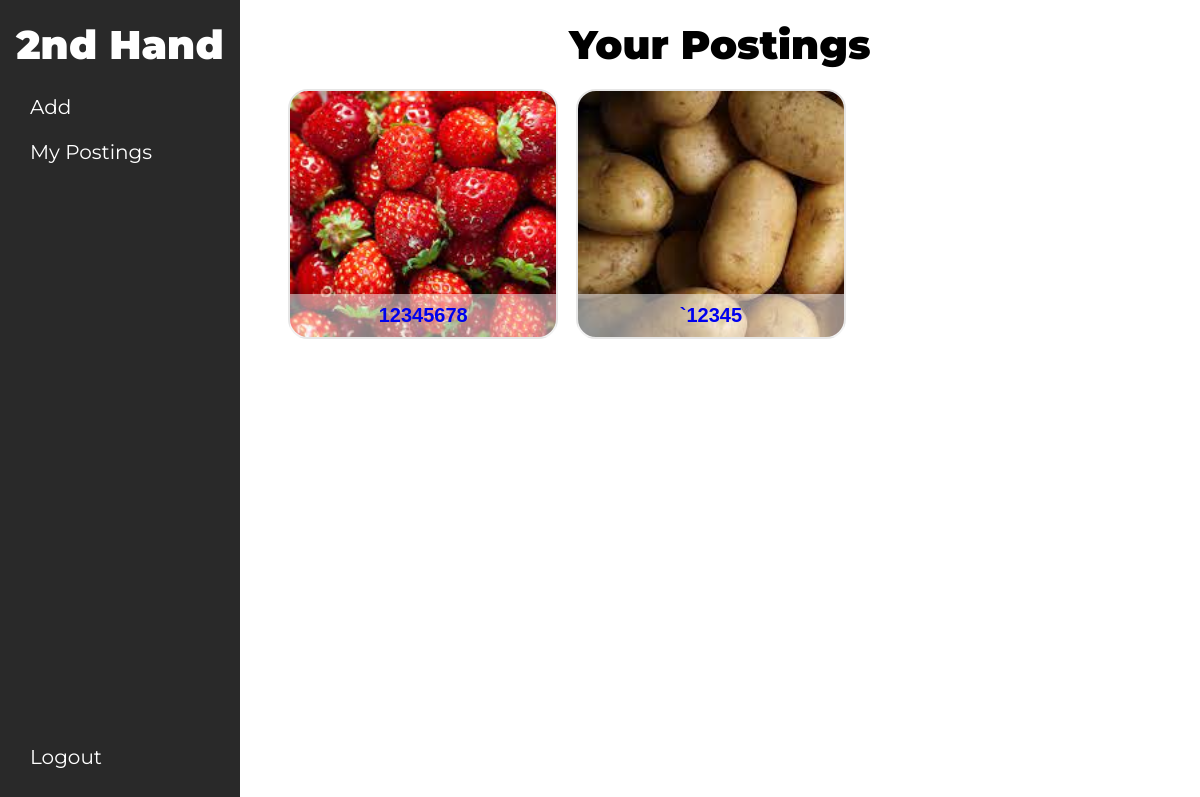
/mypostings (signed in), run on an earlier commit of the app's database.
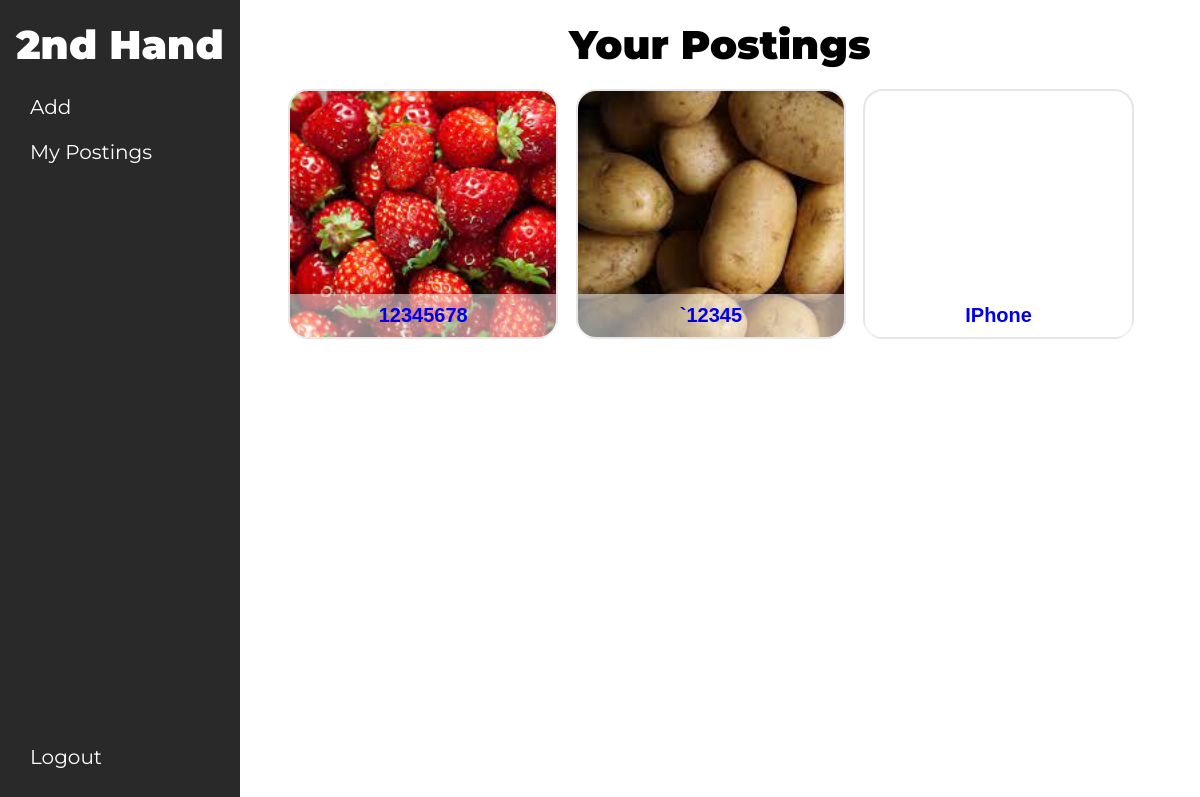
And on a later commit of the database.
### app/models.py (models this page shows)
class Item(models.Model):
    condition_choices = [
        ("Brand New", "Brand New"),
        ("Open Box", "Open Box"),
        ("Used", "Used"),
        ("Not Working", "Not Working"),
        ]
    poster = models.CharField(max_length=265,)
    code = models.CharField(max_length=12)
    status = models.BooleanField(default=True)
    title = models.CharField(max_length=265)
    condition = models.CharField(max_length=128, choices=condition_choices)
    location = models.CharField(max_length=128)
    description = models.CharField(max_length=2048)
    def __str__(self):
        return f"{self.code} : {self.status} : {self.title}"

class Image(models.Model):
    code = models.CharField(max_length=12, default="empty")
    image = models.ImageField(null=True, blank=True)
    def __str__(self):
        return f"{self.code}"

### app/views.py (the view)
# urls.py: path("mypostings", views.mypostings, name="mypostings"),
def mypostings(request):
	username = request.session["username"]
	itemdb = Item.objects.filter(status=True, poster=username)
	codes = []
	items = []
	for item in itemdb:
		if item.code not in items:
			items.append(item)
		else:
			pass
	db = []
	for item in itemdb:
		code = item.code
		img = Image.objects.filter(code=code).first()
		db.append([item, img])
	print(db)
	images = Image.objects.values("code").distinct()
	n = range(len(items))
	imgdb = Image.objects.all()
	print(imgdb)
	return render(request, "mypostings.HTML", {
		"items":items, "images":images, "n":n, "imgdb":imgdb, "db":db
		})

### app/templates/mypostings.html (shortened to what this page needs)
<!DOCTYPE html>
<html>
<head>
	<link rel="stylesheet" href="../static/style.css">
</head>
<body>
	<nav class="sidebar" >
		<a class="bold" style="color: white; position: absolute; top: 20px; text-decoration: none; display: block;" href="../../marketplace">2nd Hand</a>
		<a href="../../add_item" class="sidebuttons" style="top: 80px; text-decoration: none;"><p style="margin-left: 30px; padding-top: 15px;">Add</p></a>
		<a href="../../mypostings" class="sidebuttons" style="top: 130px; text-decoration: none; display: block; position: absolute;"><p style="margin-left: 30px; padding-top: 10px;">My Postings</p></a>
		<a href="/" class="sidebuttons" style="bottom: 20px; position: absolute; display: block; text-decoration: none;"><p style="margin-left: 30px; padding-top: 15px;">Logout</p></a>
	</nav>
	<main>
		<h1 class="bold" style="color: black; text-align: center; margin: auto; margin-top: 20px;">Your Postings</h1>
		<div class="itemslist">
			{% for i in db %}
				<a href="/item_code/{{ i.0.code }}" class="items" style="background-image: url({{ i.1.image.url }}); background-size: cover; position: relative;">
					<p style="text-align: center; font-size: 20px; padding-top: 10px; padding-bottom: 10px; font-weight: 900; font-family: Arial; background-color: rgba(255, 255, 255, 0.5); bottom: 0; position: absolute; width: 100%;">{{ i.0.title }}</p>
				</a>
			{% endfor %}
		</div>
		<div style="height: 50px;"></div>
	</main>
</body>
</html>

What changed in the data, as far as the page shows it:
added Item: title "IPhone"
